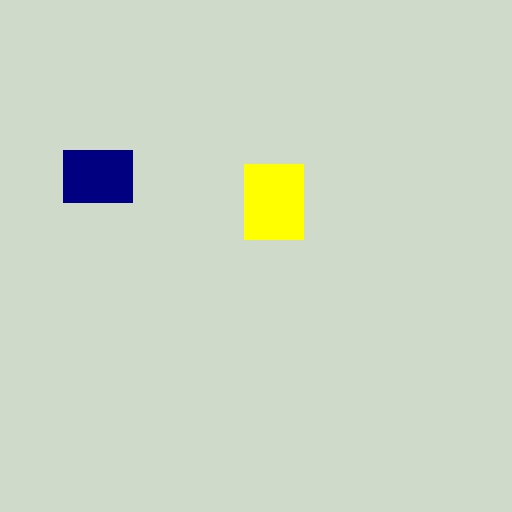
#> input picture cutler/test_workspace/dataset/images/val/val_000001.jpg, 512 x 512 px, found by its file name
$ python industrial_pipeline.py   (older library calls are emulated)
#> lines starting #> are read from the running program, lines starting #| are printed output that depends on the picture; after the words box and inside, x2 and y2 are one past the last pixel; in counts of white or black regions, pixels touching at a corner belong together
#!/usr/bin/env python3

import os
import numpy as np
import cv2
from PIL import Image
import json
from datetime import datetime
from detectron2.engine import DefaultPredictor
from detectron2.config import get_cfg
from detectron2.data import MetadataCatalog
from detectron2 import model_zoo
from skimage import measure

class IndustrialDefectPipeline:
    """Pipeline complet de détection de défauts industriels avec CutLER"""

    def __init__(self, model_path=None):
        self.model_path = model_path
        self.predictor = None

        if model_path and os.path.exists(model_path):
            self.setup_cutler_model()

    # [12 lines left out: function setup_cutler_model, not called in this run]

    def your_probability_function(self, image):
        """
        🔄 REMPLACEZ CETTE FONCTION PAR LA VÔTRE

        Cette fonction simule votre algorithme qui calcule la probabilité
        qu'un pixel soit un défaut.

        Args:
            image: numpy array (H, W) en niveaux de gris

        Returns:
            probability_matrix: numpy array (H, W) avec valeurs entre 0 et 1
        """
        # SIMULATION - remplacez par votre vraie fonction
        print("⚠️  Utilisation de la fonction de probabilité SIMULÉE")
        print("    Remplacez cette fonction par votre algorithme réel")

        # Exemple simplifié de détection de défauts
        # Votre vraie fonction sera bien plus sophistiquée

        # Calculer gradient d'intensité
        grad_x = cv2.Sobel(image, cv2.CV_64F, 1, 0, ksize=3)
        grad_y = cv2.Sobel(image, cv2.CV_64F, 0, 1, ksize=3)
        gradient_magnitude = np.sqrt(grad_x**2 + grad_y**2)

        # Normaliser entre 0 et 1
        gradient_norm = gradient_magnitude / (np.max(gradient_magnitude) + 1e-8)

        # Détecter anomalies de luminosité
        mean_intensity = np.mean(image)
        intensity_deviation = np.abs(image - mean_intensity) / (np.std(image) + 1e-8)
        intensity_norm = np.clip(intensity_deviation / 3.0, 0, 1)

        # Combiner les indices
        probability_matrix = 0.6 * gradient_norm + 0.4 * intensity_norm

        # Appliquer seuillage doux
        probability_matrix = np.clip(probability_matrix, 0, 1)

        return probability_matrix.astype(np.float32)

    def create_binary_mask(self, probability_matrix, threshold=0.5):
        """Crée un masque binaire à partir de la matrice de probabilité"""
        return (probability_matrix > threshold).astype(np.uint8) * 255

    def extract_bounding_boxes(self, binary_mask, min_area=50):
        """Extrait les bounding boxes des régions de défauts"""
        # Trouver les composantes connexes
        labeled_mask = measure.label(binary_mask > 0)
        regions = measure.regionprops(labeled_mask)

        bounding_boxes = []
        areas = []

        for region in regions:
            if region.area < min_area:
                continue

            # Extraire bounding box
            min_row, min_col, max_row, max_col = region.bbox
            x, y = min_col, min_row
            width, height = max_col - min_col, max_row - min_row

            bounding_boxes.append([x, y, width, height])
            areas.append(width * height)

        return bounding_boxes, areas

    def detect_defects_traditional(self, image_path):
        """Détection traditionnelle basée sur votre fonction de probabilité"""
        # Charger image
        image = np.array(Image.open(image_path).convert('L'))

        # Calculer probabilités avec votre fonction
        probability_matrix = self.your_probability_function(image)

        # Créer masque binaire
        binary_mask = self.create_binary_mask(probability_matrix)

        # Extraire bounding boxes
        bboxes, areas = self.extract_bounding_boxes(binary_mask)

        return {
            'image': image,
            'probability_matrix': probability_matrix,
            'binary_mask': binary_mask,
            'bounding_boxes': bboxes,
            'areas': areas,
            'method': 'traditional_probability'
        }

    # [29 lines left out: function detect_defects_cutler, not called in this run]

    def compare_methods(self, image_path, output_dir="./comparison_results"):
        """Compare les deux méthodes de détection"""
        os.makedirs(output_dir, exist_ok=True)

        print(f"🔍 Analyse de: {os.path.basename(image_path)}")

        # Méthode traditionnelle
        traditional_result = self.detect_defects_traditional(image_path)
        print(f"  Méthode traditionnelle: {len(traditional_result['bounding_boxes'])} défauts")

        # Méthode CutLER (si disponible)
        cutler_result = None
        if self.predictor is not None:
            cutler_result = self.detect_defects_cutler(image_path)
            print(f"  Méthode CutLER: {len(cutler_result['bounding_boxes'])} défauts")

        # Visualisation
        import matplotlib.pyplot as plt

        fig, axes = plt.subplots(2, 2, figsize=(12, 10))
        fig.suptitle(f'Comparaison des méthodes: {os.path.basename(image_path)}', fontsize=14)

        # Image originale
        axes[0, 0].imshow(traditional_result['image'], cmap='gray')
        axes[0, 0].set_title('Image Industrielle')
        axes[0, 0].axis('off')

        # Matrice de probabilité
        im = axes[0, 1].imshow(traditional_result['probability_matrix'], cmap='hot', vmin=0, vmax=1)
        axes[0, 1].set_title('Matrice de Probabilité')
        axes[0, 1].axis('off')
        plt.colorbar(im, ax=axes[0, 1], fraction=0.046)

        # Détection traditionnelle
        img_traditional = cv2.cvtColor(traditional_result['image'], cv2.COLOR_GRAY2RGB)
        for bbox in traditional_result['bounding_boxes']:
            x, y, w, h = bbox
            cv2.rectangle(img_traditional, (x, y), (x+w, y+h), (255, 0, 0), 2)

        axes[1, 0].imshow(img_traditional)
        axes[1, 0].set_title(f'Détection Traditionnelle ({len(traditional_result["bounding_boxes"])} défauts)')
        axes[1, 0].axis('off')

        # Détection CutLER
        if cutler_result is not None:
            img_cutler = cv2.cvtColor(cutler_result['image'], cv2.COLOR_GRAY2RGB)
            for i, bbox in enumerate(cutler_result['bounding_boxes']):
                x, y, w, h = bbox
                score = cutler_result['scores'][i]
                cv2.rectangle(img_cutler, (x, y), (x+w, y+h), (0, 255, 0), 2)
                cv2.putText(img_cutler, f'{score:.2f}', (x, y-5),
                           cv2.FONT_HERSHEY_SIMPLEX, 0.5, (0, 255, 0), 1)

            axes[1, 1].imshow(img_cutler)
            axes[1, 1].set_title(f'Détection CutLER ({len(cutler_result["bounding_boxes"])} défauts)')
        else:
            axes[1, 1].text(0.5, 0.5, 'Modèle CutLER\nnon disponible',
                           ha='center', va='center', transform=axes[1, 1].transAxes)
            axes[1, 1].set_title('CutLER (non disponible)')

        axes[1, 1].axis('off')

        plt.tight_layout()

        # Sauvegarder
        output_path = os.path.join(output_dir, f"comparison_{os.path.basename(image_path).replace('.jpg', '.png')}")
        plt.savefig(output_path, dpi=150, bbox_inches='tight')
        plt.close()

        print(f"  📊 Comparaison sauvée: {output_path}")

        return traditional_result, cutler_result

def example_usage():
    """Exemple d'utilisation du pipeline"""

    print("=" * 60)
    print("🏭 PIPELINE DE DÉTECTION DE DÉFAUTS INDUSTRIELS")
    print("=" * 60)

    # Initialiser le pipeline
    cutler_model_path = "./output_industrial/model_final.pth"
    pipeline = IndustrialDefectPipeline(cutler_model_path)

    # Tester sur quelques images
    test_images_dir = "./industrial_dataset/images/val"

    if os.path.exists(test_images_dir):
        image_files = [f for f in os.listdir(test_images_dir) if f.endswith('.jpg')][:3]

        for img_file in image_files:
            img_path = os.path.join(test_images_dir, img_file)
            traditional_result, cutler_result = pipeline.compare_methods(img_path)
#> in detect_defects_traditional, `image = np.array(Image.open(image_path).convert('L'))`:
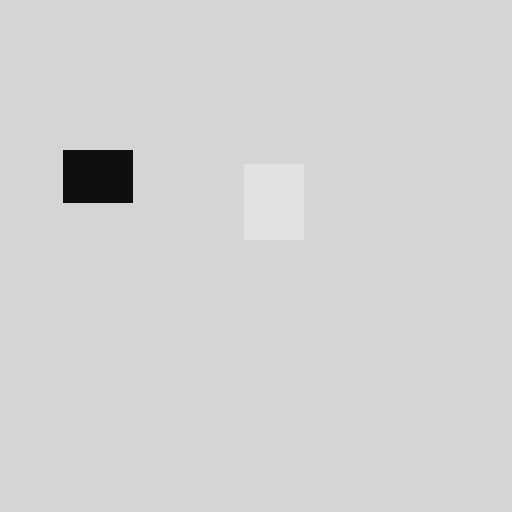
#> image: shape (512, 512); min 13, max 227, mean 210.4
#> in your_probability_function, `grad_x = cv2.Sobel(image, cv2.CV_64F, 1, 0, ksize=3)`:
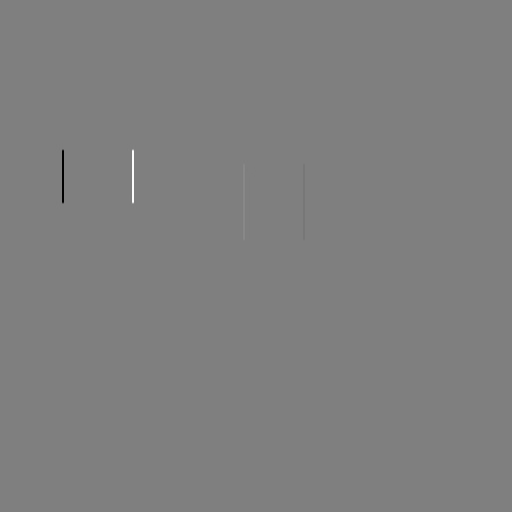
#> grad_x: shape (512, 512) float64; min -801, max 803, mean 0; drawn with min black and max white
#> in your_probability_function, `gradient_magnitude = np.sqrt(grad_x**2 + grad_y**2)`:
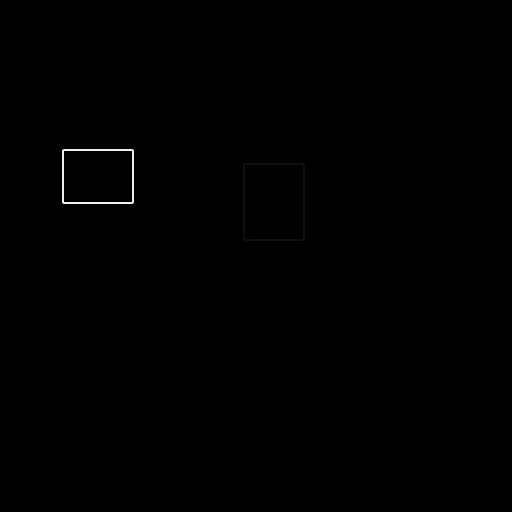
#> gradient_magnitude: shape (512, 512) float64; min 0, max 845.7, mean 1.6; drawn with min black and max white
#> in your_probability_function, `mean_intensity = np.mean(image)`: mean_intensity = 210.4
#> in your_probability_function, `intensity_norm = np.clip(intensity_deviation / 3.0, 0, 1)`:
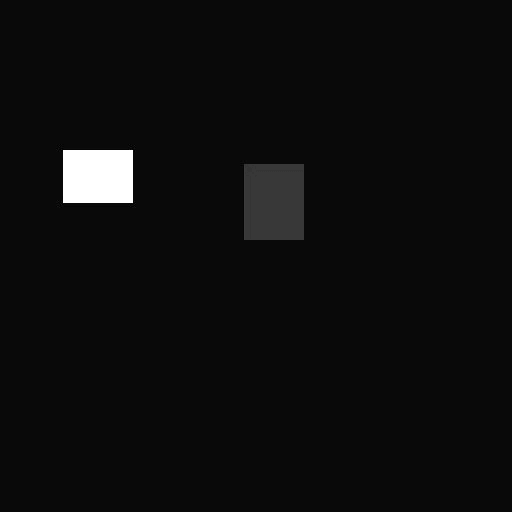
#> intensity_norm: shape (512, 512) float64; min 0.00601, max 1, mean 0.0534
#> in your_probability_function, `probability_matrix = 0.6 * gradient_norm + 0.4 * intensity_norm`:
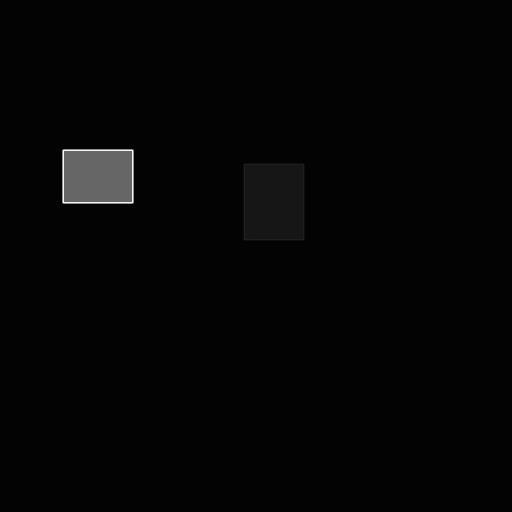
#> probability_matrix: shape (512, 512) float64; min 0.00328, max 1, mean 0.0225
#> in create_binary_mask, `return (probability_matrix > threshold).astype(np.uint8) * 255`: returned value: shape (512, 512); 0.18% white in thin lines or dots, all inside (x1, y1, x2, y2) = (62, 149, 134, 204)
#> in extract_bounding_boxes, `regions = measure.regionprops(labeled_mask)`: regions = 1 regions; box (x1, y1, x2, y2) and area: (62, 149, 134, 204) 480
#> the loop in extract_bounding_boxes, `for region in regions:` made 1 pass
#> (min_row, min_col, max_row, max_col, x, y, width, height) on pass 1: (149, 62, 204, 134, 62, 149, 72, 55)
#> after the loop in extract_bounding_boxes, `for region in regions:`: areas = [3960]; bounding_boxes = [[62, 149, 72, 55]]
#> in detect_defects_traditional, `bboxes, areas = self.extract_bounding_boxes(binary_mask)`: areas = [3960]
#> in compare_methods, `traditional_result = self.detect_defects_traditional(image_path)`: traditional_result = 6 items
#|   Méthode traditionnelle: 1 défauts
#> the loop in compare_methods, `for bbox in traditional_result['bounding_boxes']:` made 1 pass
#> after the loop in compare_methods, `for bbox in traditional_result['bounding_boxes']:`:
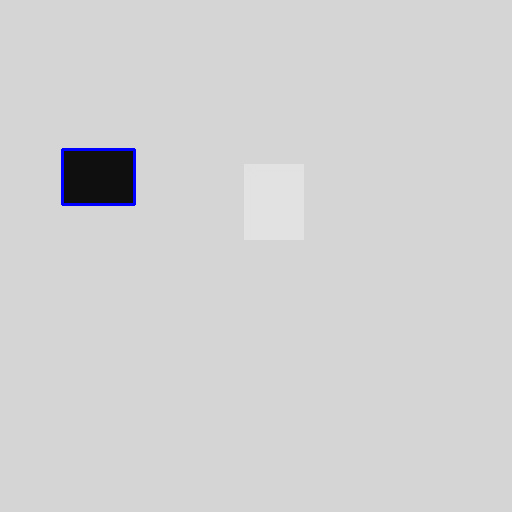
#> img_traditional: shape (512, 512, 3); mean B, G, R 210.6, 209.9, 209.9
#> in compare_methods, `plt.savefig(output_path, dpi=150, bbox_inches='tight')`:
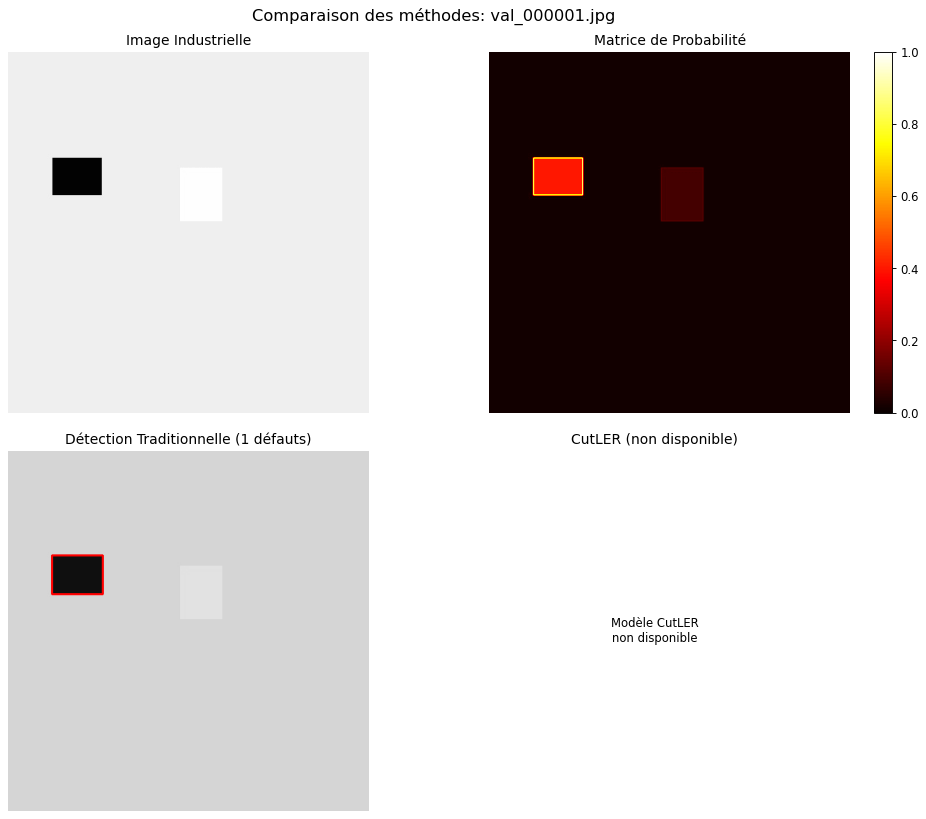
#> figure drawn by matplotlib, 4 panels; B, G, R data is drawn as R, G, B
#> traditional_result = 6 items

    print("\n💡 INTÉGRATION DANS VOTRE SYSTÈME:")
    print("1. Remplacez 'your_probability_function()' par votre vraie fonction")
    print("2. La fonction doit retourner une matrice (H, W) avec probabilités [0, 1]")
    print("3. Le pipeline convertit automatiquement en bounding boxes")
    print("4. CutLER peut apprendre de vos données pour améliorer la détection")

    print("\n📋 CODE D'INTÉGRATION:")
    print("""
    # Dans votre système industriel:

    def ma_fonction_probabilite(image_gray):
        # Votre algorithme de détection
        # ...
        return probability_matrix  # shape (H, W), values [0, 1]

    # Remplacer dans le pipeline:
    pipeline.your_probability_function = ma_fonction_probabilite

    # Utilisation:
    result = pipeline.detect_defects_traditional("image_composant.jpg")
    defects = result['bounding_boxes']  # Liste des bounding boxes
    """)

if __name__ == "__main__":
    example_usage()
